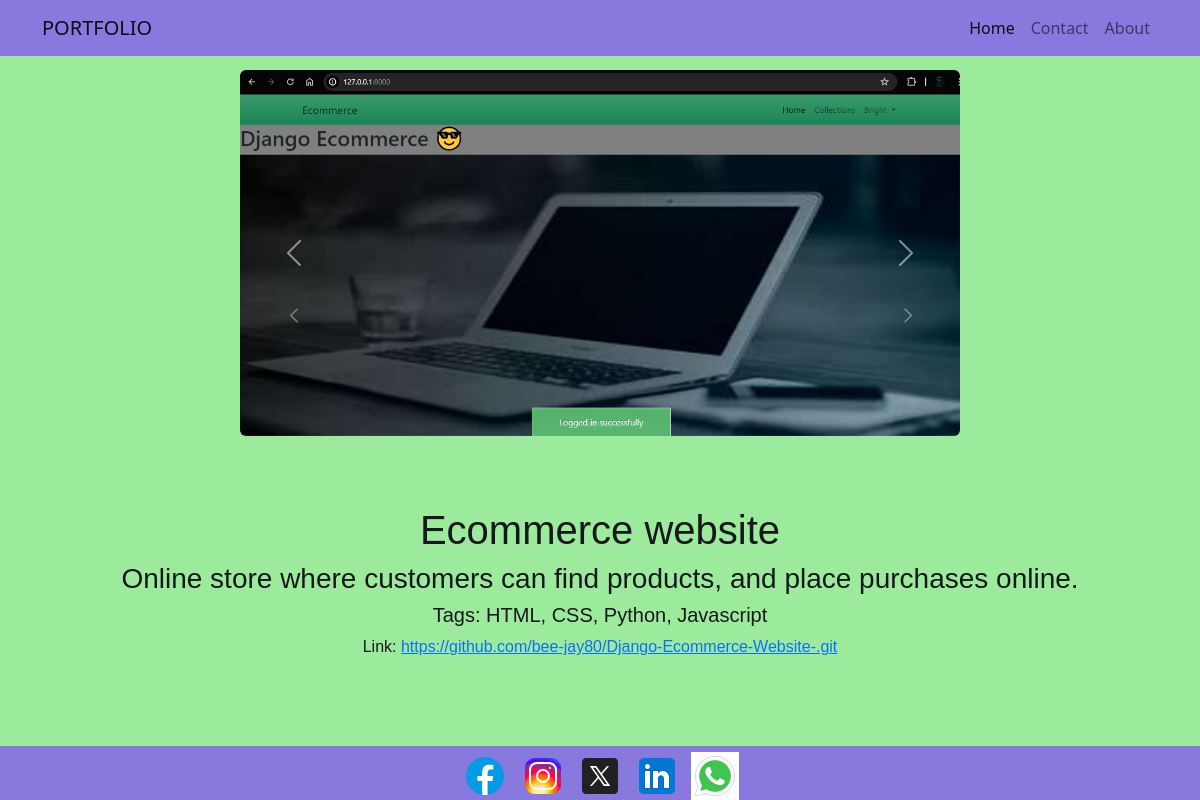
Screenshot of /project/2/ with the database file from the repository.
### main/models.py (models this page shows, shortened)
class Project(models.Model):
    title = models.CharField(max_length=100)
    description = models.TextField()
    tags = models.ManyToManyField(Tag,related_name="projects")
    link = models.URLField(max_length=200,blank=True)
    default_image = models.ImageField(upload_to="default_image/" ,default="Null")

class Tag(models.Model):
    name = models.CharField(max_length=100,unique=True)
    def __str__(self):
        return self.name

### main/views.py (the view)
# urls.py: path("project/<int:id>/",views.project,name="project"),
def project(request,id):
    project = get_object_or_404(Project,pk=id)
    return render(request,"project.html",{"project":project})

### main/templates/project.html (shortened to what this page needs)
{% extends "base.html" %}
{% load static %}
{% block style%}
<link rel="stylesheet" href="{% static 'css/projects.css' %}">
{% endblock style%}
{% block content %}
{% load static %}
<div class="slider">
    <div id="carouselExampleControls" class="carousel slide" data-bs-ride="carousel">
        <div class="carousel-inner rounded">
          <div class="carousel-item active">
            <img src="{{project.default_image.url}}"  class="d-block w-100" height="100%" alt="...">
          </div>
        </div>
        <button class="carousel-control-prev" type="button" data-bs-target="#carouselExampleControls" data-bs-slide="prev">
          <span class="carousel-control-prev-icon" aria-hidden="true"></span>
        </button>
        <button class="carousel-control-next" type="button" data-bs-target="#carouselExampleControls" data-bs-slide="next">
          <span class="carousel-control-next-icon" aria-hidden="true"></span>
        </button>
    </div>
</div>
<div class="description">
    <h1 class="text-center text">{{project.title}}</h1>
    <h3 class="text-center text">{{project.description}}</h3>
    <h5 class="text-center text"> Tags: {{project.tags.all|join:', '}}</h5>
    <p class="text-center text">Link: <a href="{{project.link}}" target="blank"> {{project.link}}</a></p>
</div>
{% endblock content %}

### static/css/projects.css (style rules this page uses)
:root { --bg: #e3e4e8; --fg: #17181c; --input: #ffffff; --primary: #255ff4; --dur: 1s; }
.slider { width:60%; margin: 70px auto; border: none; border-radius: 100px; }
.text { color: #17181c; font-variant: normal; font-stretch: condensed; font-family: Helvetica, Arial, monospace; }

### main/templates/project.html (style rules this page uses)
.description { margin-bottom: 67px; }

### main/templates/base.html (style rules this page uses)
body { background-color: #9ceb9c; overflow-x: hidden; }

### rows the page displays
Project: default_image (picture), title "Ecommerce website", description "Online store where customers can find products, and place purchases online.", tags.all "HTML, CSS, Python, Javascript", link "https://github.com/bee-jay80/Django-Ecommerce-Website-.git"
